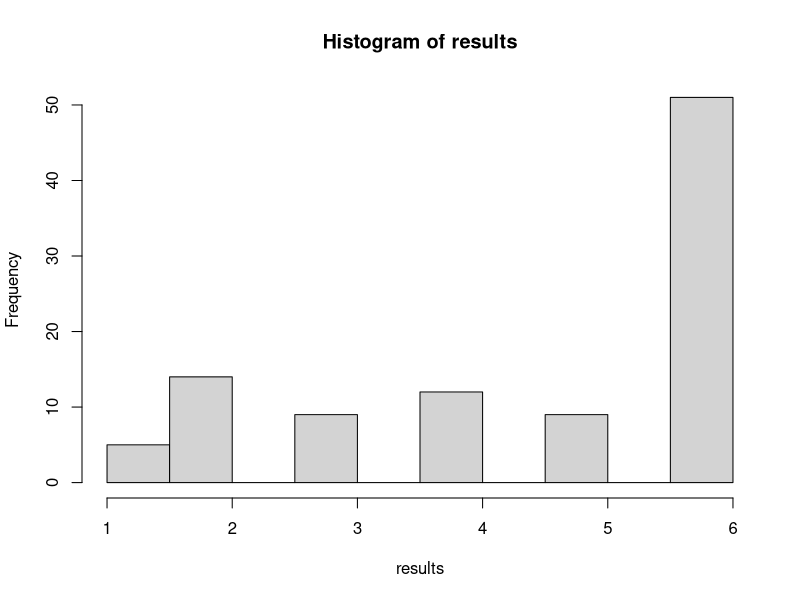

This chart was generated by the following R code:
roll3 <- function(faces = 1:6 , number_of_dice = 1) {
  probabilities_vector <- c(1/10, 1/10, 1/10, 1/10, 1/10, 1/2)
  dice <- sample(x = faces, size = number_of_dice, replace = TRUE, prob = probabilities_vector )
  sum(dice)
}

results <- replicate(n = 100, expr = roll3(), simplify=TRUE)
hist(results)


